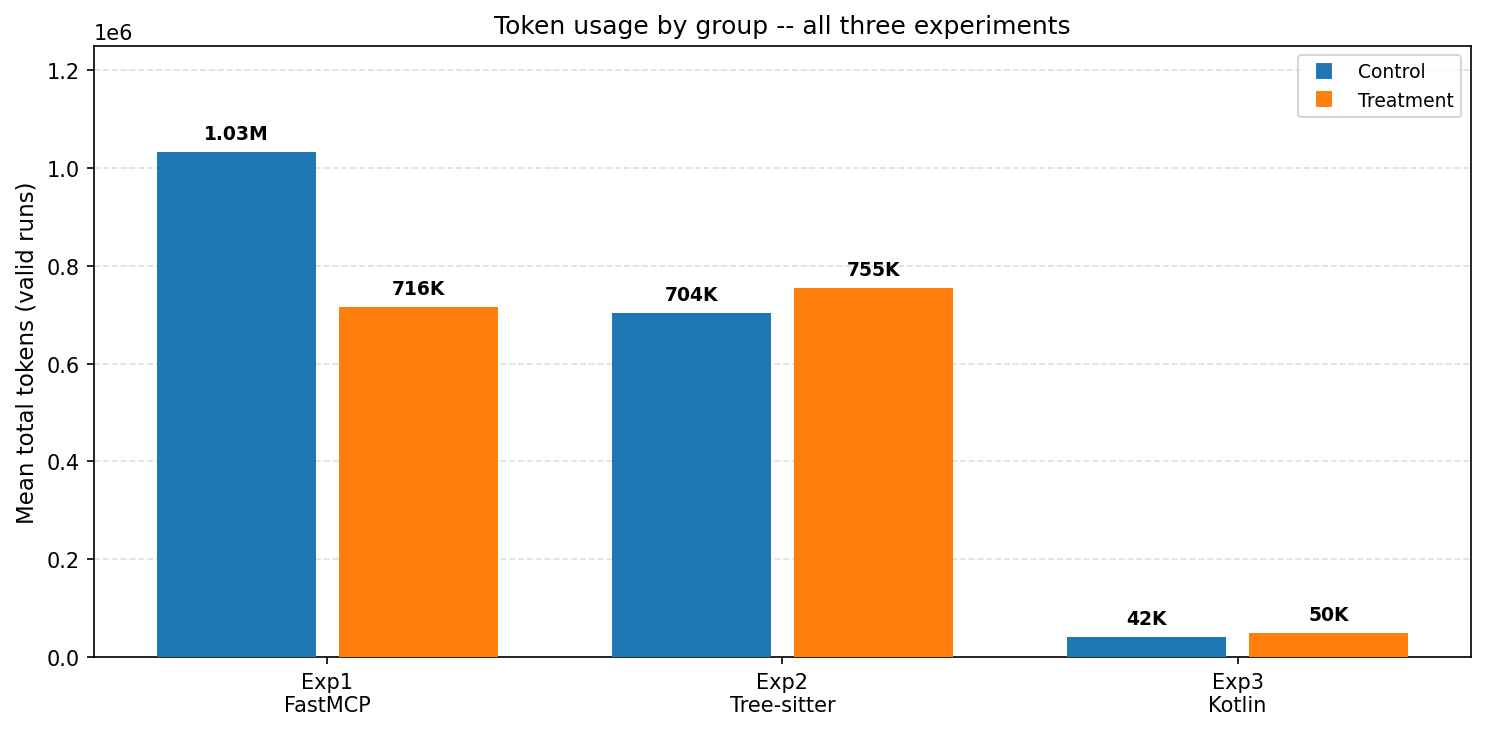

The Python source for this figure:
import matplotlib
matplotlib.use('Agg')
import matplotlib.pyplot as plt
from matplotlib.lines import Line2D
import numpy as np

# Data: Exp1, Exp2, Exp3 (paper.tex Table 3)
exp_labels = ["Exp1\nFastMCP", "Exp2\nTree-sitter", "Exp3\nKotlin"]
control_values = [1032363, 703993, 41570]
treatment_values = [716275, 755029, 50418]

fig, ax = plt.subplots(figsize=(10, 5))

x = np.arange(len(exp_labels))
bar_width = 0.35
offset = 0.2

bars_control = ax.bar(x - offset, control_values, bar_width, label='Control', color='#1f77b4', zorder=3)
bars_treatment = ax.bar(x + offset, treatment_values, bar_width, label='Treatment', color='#ff7f0e', zorder=3)

ax.set_ylabel('Mean total tokens (valid runs)', fontsize=11)
ax.set_title('Token usage by group -- all three experiments', fontsize=12)
ax.set_ylim(0, 1.25e6)
ax.yaxis.grid(True, linestyle='--', alpha=0.4, zorder=0)
ax.set_axisbelow(True)

ax.set_xticks(x)
ax.set_xticklabels(exp_labels, fontsize=10)

def format_value(v):
    if v >= 1e6:
        return f"{v/1e6:.2f}M"
    elif v >= 1e3:
        return f"{v/1e3:.0f}K"
    else:
        return f"{v:.0f}"

for bar in bars_control:
    height = bar.get_height()
    ax.text(bar.get_x() + bar.get_width() / 2, height + 18000,
            format_value(height), ha='center', va='bottom', fontsize=9, fontweight='bold')

for bar in bars_treatment:
    height = bar.get_height()
    ax.text(bar.get_x() + bar.get_width() / 2, height + 18000,
            format_value(height), ha='center', va='bottom', fontsize=9, fontweight='bold')

legend_elements = [
    Line2D([0], [0], marker='s', color='w', markerfacecolor='#1f77b4', markersize=9, label='Control'),
    Line2D([0], [0], marker='s', color='w', markerfacecolor='#ff7f0e', markersize=9, label='Treatment')
]
ax.legend(handles=legend_elements, loc='upper right', fontsize=9)

plt.tight_layout()
plt.savefig('figures/fig1-token-distribution.png', dpi=150, bbox_inches='tight')
print('Saved figures/fig1-token-distribution.png')
